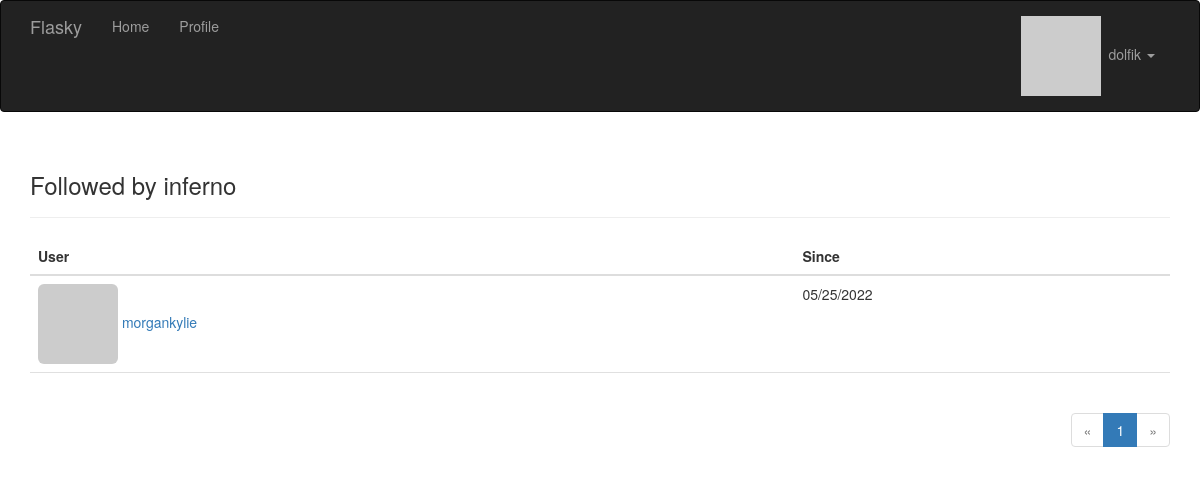
The page /followed_by/inferno (signed in) on the database its author committed.
### app/models.py (models this page shows, shortened)
class User(UserMixin, db.Model):
    __tablename__ = 'users'
    id = db.Column(db.Integer, primary_key=True)
    email = db.Column(db.String(64), unique=True, index=True)
    username = db.Column(db.String(64), unique=True, index=True)
    password_hash = db.Column(db.String(128))
    role_id = db.Column(db.Integer, db.ForeignKey('roles.id'))
    confirmed = db.Column(db.Boolean, default=False)
    name = db.Column(db.String(64))
    location = db.Column(db.String(64))
    about_me = db.Column(db.Text())
    member_since = db.Column(db.DateTime(), default=datetime.utcnow)
    last_seen = db.Column(db.DateTime(), default=datetime.utcnow)
    avatar_hash = db.Column(db.String(32))
    posts = db.relationship('Post', backref='author', lazy='dynamic')
    comments = db.relationship('Comment', backref='author', lazy='dynamic')
    followed = db.relationship('Follow',
                               foreign_keys=[Follow.follower_id],
                               backref=db.backref('follower', lazy='joined'),
                               lazy='dynamic',
                               cascade='all, delete-orphan')
    followers = db.relationship('Follow',
                                foreign_keys=[Follow.followed_id],
                                backref=db.backref('followed', lazy='joined'),
                                lazy='dynamic',
                                cascade='all, delete-orphan')
    @property
    def password(self):
        raise AttributeError('password is not a readable attribute')
    def can(self, perm):
        return self.role is not None and self.role.has_permission(perm)
    def ping(self):
        self.last_seen = datetime.utcnow()
        db.session.add(self)
        db.session.commit()
    def gravatar(self, size=100, default='identicon', rating='g'):
        if request.is_secure:
            url = 'https://secure.gravatar.com/avatar'
        else:
            url = 'http://secure.gravatar.com/avatar'
        hash = hashlib.md5(self.email.lower().encode('utf-8')).hexdigest()
        return f'{url}/{hash}?s={size}&d={default}&r={rating}'

class Follow(db.Model):
    __tablename__ = 'follows'
    follower_id = db.Column(db.Integer, db.ForeignKey('users.id'),
                            primary_key=True)
    followed_id = db.Column(db.Integer, db.ForeignKey('users.id'),
                            primary_key=True)
    timestamp = db.Column(db.DateTime, default=datetime.utcnow)

### app/main/views.py (the view)
@main.route('/followed_by/<username>')
def followed_by(username):
    user = User.query.filter_by(username=username).first()
    if user is None:
        flash('Invalid user.')
        return redirect(url_for('.index'))
    page = request.args.get('page', 1, type=int)
    pagination = user.followed.paginate(
        page, per_page=current_app.config['FLASKY_FOLLOWERS_PER_PAGE'],
        error_out=False)
    follows = [{'user': item.followed, 'timestamp': item.timestamp}
               for item in pagination.items]
    return render_template('followers.html', user=user, title='Followed by',
                           endpoint='.followed_by', pagination=pagination,
                           follows=follows)

### app/auth/views.py (called while the page is built)
@auth.before_app_request
def before_request():
    if current_user.is_authenticated:
        current_user.ping()
        if not current_user.confirmed \
                and request.blueprint != 'auth' \
                and request.endpoint != 'static':
            return redirect(url_for('auth.unconfirmed'))

### app/main/__init__.py (called while the page is built)
@main.app_context_processor
def inject_permissions():
    return dict(Permission=Permission)

### app/main/views.py (called while the page is built)
@main.after_app_request
def after_request(response):
    for query in get_debug_queries():
        if query.duration >= current_app.config['FLASKY_SLOW_DB_QUERY_TIME']:
            current_app.logger.warning(
                'Slow query: %s\nParameters: %s\nDuration: %fs\nContext: %s\n' %
                (query.statement, query.parameters, query.duration, query.context))
    return response

### app/models.py (called while the page is built)
@login_manager.user_loader
def load_user(user_id):
    return User.query.get(int(user_id))

    def has_permission(self, perm):
        return self.permissions & perm == perm

### app/templates/followers.html (shortened to what this page needs)
{% extends "base.html" %}
{% import "bootstrap/wtf.html" as wtf %}
{% import "_macros.html" as macros %}
{% block page_content %}
<div class="page-header"><h3>{{ title }} {{ user.username }}</h3></div>
<table class="table table-hover followers">
    <thead><tr><th>User</th><th>Since</th></tr></thead>
 <tr>
{% for follow in follows %}
     {% if follow.user != user %}
        <td><a href="{{ url_for('.user', username=follow.user.username) }}"><img class="img-rounded" src="{{ follow.user.gravatar(size=32) }}"> {{ follow['user'].username }}
        </a>
        </td>
        <td>{{ moment(follow.timestamp).format('L') }}</td>
 </tr>
    {% endif %}
            {% endfor %}
</table>
<div class="pagination">
    {{ macros.pagination_widget(pagination, endpoint, username=user.username) }}
</div>
</div>
{% endblock %}

### app/templates/base.html (shortened to what this page needs)
{% extends "bootstrap/base.html" %}
{% block head %}
{{ super() }}
<link rel="stylesheet" type="text/css" href="{{ url_for('static', filename='styles.css') }}">
{% endblock %}
{% block navbar %}
<div class="navbar navbar-inverse" role="navigation">
    <div class="container">
        <div class="navbar-header">
            <a class="navbar-brand" href="/">Flasky</a>
        </div>
        <div class="navbar-collapse collapse">
            <ul class="nav navbar-nav">
                <li><a href="/">Home</a></li>
                {% if current_user.is_authenticated %}
                <li>
                    <a href="{{ url_for('main.user', username=current_user.username) }}">
                        Profile
                    </a>
                </li>
                {% endif %}
            </ul>
            <ul class="nav navbar-nav navbar-right">
                {% if current_user.is_authenticated %}
            <li class="dropdown">
            <a href="#" class="dropdown-toggle" data-toggle="dropdown">
            <img src="{{ current_user.gravatar(size=18) }}">
                &nbsp;{{ current_user.username }} <b class="caret"></b></a>
                    </li>
                    {% else %}
                <li><a href="{{ url_for('auth.login') }}">Log In</a></li>
                {% endif %}
            </ul>
        </div>
    </div>
</div>
{% endblock %}
{% block content %}
<div class="container">
    {% block page_content %}{% endblock %}
{% endblock %}

### app/static/styles.css (style rules this page uses)
div.pagination { width: 100%; text-align: right; padding: 0px; margin: 0px; }
.table.followers tr { border-bottom: 1px solid #e0e0e0; }

### rows shown on the page
User: username "dolfik"
User: username "inferno"
User: user.username "morgankylie"
Follow: timestamp "05/25/2022"

### other values the page prints
{{ title }} "Followed by"
{{ p }} "1"
